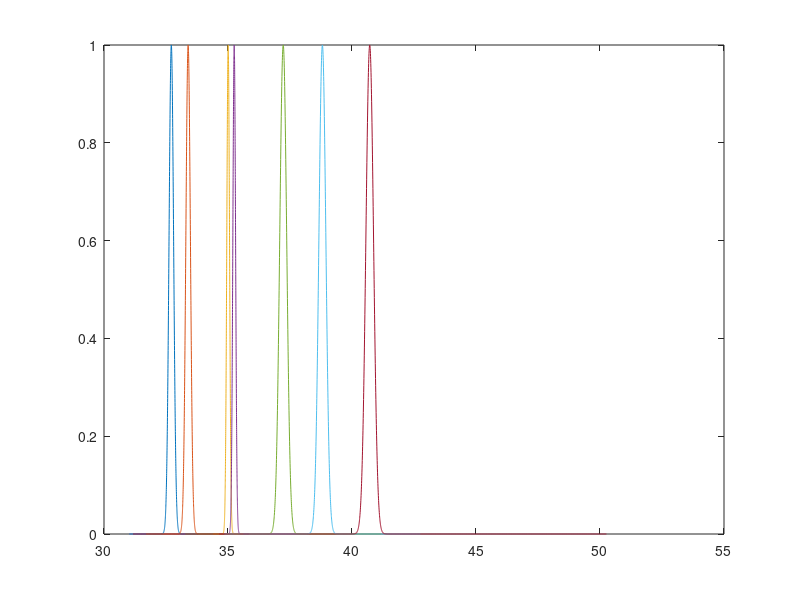

Write MATLAB code to recreate this figure.
clear all
clc

%% lebal 1

centriod = 32.71422807;
width = 0.01695321;
s = 100* width;

x = -s+centriod : width* 10^-1 : s+centriod;
y = exp( - (x - centriod).^2 / width);

%% lebal 2

centriod = 33.39235646;
width = 0.01695321;
s = 100* width;

x2 = -s+centriod : width* 10^-1 : s+centriod;
y2 = exp( - (x2 - centriod).^2 / width);

%% lebal 3

centriod = 35.0062134;
width = 0.006099443;
s = 100* width;

x3 = -s+centriod : width* 10^-1 : s+centriod;
y3 = exp( - (x3 - centriod).^2 / width);

%% lebal 4
centriod = 35.25019112;
width = 0.006099443;
s = 100* width;

x4 = -s+centriod : width* 10^-1 : s+centriod;
y4 = exp( - (x4 - centriod).^2 / width);

%% lebal 5
centriod = 37.22635628;
width = 0.039481576;
s = 100* width;

x5 = -s+centriod : width* 10^-1 : s+centriod;
y5 = exp( - (x5 - centriod).^2 / width);

%% lebal 6
centriod = 38.80561932;
width = 0.039481576;
s = 100* width;

x6 = -s+centriod : width* 10^-1 : s+centriod;
y6 = exp( - (x6 - centriod).^2 / width);

%% lebal 7
centriod = 40.71428571;
width = 0.04771666;
s = 200* width;

x7 = -s+centriod : width* 10^-1 : s+centriod;
y7 = exp( - (x7 - centriod).^2 / width);



%%
plot(x,y,x2,y2, x3, y3, x4, y4, x5, y5, x6, y6, x7, y7)